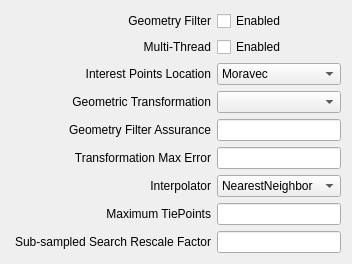
                <widget class="QWidget" name="tab_4">
                 <attribute name="title">
                  <string>General</string>
                 </attribute>
                 <layout class="QGridLayout" name="gridLayout_13">
                  <item row="0" column="0">
                   <layout class="QHBoxLayout" name="horizontalLayout_3">
                    <item>
                     <widget class="QLabel" name="label_2">
                      <property name="minimumSize">
                       <size>
                        <width>200</width>
                        <height>0</height>
                       </size>
                      </property>
                      <property name="maximumSize">
                       <size>
                        <width>200</width>
                        <height>16777215</height>
                       </size>
                      </property>
                      <property name="toolTip">
                       <string>Enable/disable the geometry filter/outliers remotion</string>
                      </property>
                      <property name="text">
                       <string>Geometry Filter</string>
                      </property>
                      <property name="alignment">
                       <set>Qt::AlignRight|Qt::AlignTrailing|Qt::AlignVCenter</set>
                      </property>
                     </widget>
                    </item>
                    <item>
                     <widget class="QCheckBox" name="m_enableGeometryFilterCheckBox">
                      <property name="toolTip">
                       <string>Enable/disable the geometry filter/outliers remotion</string>
                      </property>
                      <property name="text">
                       <string>Enabled</string>
                      </property>
                     </widget>
                    </item>
                   </layout>
                  </item>
                  <item row="1" column="0">
                   <layout class="QHBoxLayout" name="horizontalLayout_4">
                    <item>
                     <widget class="QLabel" name="label_3">
                      <property name="minimumSize">
                       <size>
                        <width>200</width>
                        <height>0</height>
                       </size>
                      </property>
                      <property name="maximumSize">
                       <size>
                        <width>200</width>
                        <height>16777215</height>
                       </size>
                      </property>
                      <property name="toolTip">
                       <string>Enable/Disable the use of multi-threads</string>
                      </property>
                      <property name="text">
                       <string>Multi-Thread</string>
                      </property>
                      <property name="alignment">
                       <set>Qt::AlignRight|Qt::AlignTrailing|Qt::AlignVCenter</set>
                      </property>
                     </widget>
                    </item>
                    <item>
                     <widget class="QCheckBox" name="m_enableMultiThreadCheckBox">
                      <property name="toolTip">
                       <string>Enable/Disable the use of multi-threads</string>
                      </property>
                      <property name="text">
                       <string>Enabled</string>
                      </property>
                     </widget>
                    </item>
                   </layout>
                  </item>
                  <item row="2" column="0">
                   <layout class="QHBoxLayout" name="horizontalLayout_9">
                    <item>
                     <widget class="QLabel" name="label_15">
                      <property name="minimumSize">
                       <size>
                        <width>200</width>
                        <height>0</height>
                       </size>
                      </property>
                      <property name="maximumSize">
                       <size>
                        <width>200</width>
                        <height>16777215</height>
                       </size>
                      </property>
                      <property name="text">
                       <string>Interest Points Location</string>
                      </property>
                      <property name="alignment">
                       <set>Qt::AlignRight|Qt::AlignTrailing|Qt::AlignVCenter</set>
                      </property>
                     </widget>
                    </item>
                    <item>
                     <widget class="QComboBox" name="m_interesPointsLocationStrategyComboBox">
                      <item>
                       <property name="text">
                        <string>Moravec</string>
                       </property>
                      </item>
                      <item>
                       <property name="text">
                        <string>Surf</string>
                       </property>
                      </item>
                     </widget>
                    </item>
                   </layout>
                  </item>
                  <item row="3" column="0">
                   <layout class="QHBoxLayout" name="horizontalLayout_8">
                    <item>
                     <widget class="QLabel" name="label_16">
                      <property name="minimumSize">
                       <size>
                        <width>200</width>
                        <height>0</height>
                       </size>
                      </property>
                      <property name="maximumSize">
                       <size>
                        <width>200</width>
                        <height>16777215</height>
                       </size>
                      </property>
                      <property name="text">
                       <string>Geometric Transformation</string>
                      </property>
                      <property name="alignment">
                       <set>Qt::AlignRight|Qt::AlignTrailing|Qt::AlignVCenter</set>
                      </property>
                     </widget>
                    </item>
                    <item>
                     <widget class="QComboBox" name="m_geomTransfNameComboBox"/>
                    </item>
                   </layout>
                  </item>
                  <item row="4" column="0">
                   <layout class="QHBoxLayout" name="horizontalLayout_6">
                    <item>
                     <widget class="QLabel" name="label_5">
                      <property name="minimumSize">
                       <size>
                        <width>200</width>
                        <height>0</height>
                       </size>
                      </property>
                      <property name="maximumSize">
                       <size>
                        <width>200</width>
                        <height>16777215</height>
                       </size>
                      </property>
                      <property name="toolTip">
                       <string>Geometry assurance (the error-free selection percent assurance) - valid range (0-1) - Use 0-zero to let this number be automatically found.</string>
                      </property>
                      <property name="text">
                       <string>Geometry Filter Assurance</string>
                      </property>
                      <property name="alignment">
                       <set>Qt::AlignRight|Qt::AlignTrailing|Qt::AlignVCenter</set>
                      </property>
                     </widget>
                    </item>
                    <item>
                     <widget class="QLineEdit" name="m_geometryFilterAssuranceLineEdit">
                      <property name="toolTip">
                       <string>Geometry assurance (the error-free selection percent assurance) - valid range (0-1) - Use 0-zero to let this number be automatically found.</string>
                      </property>
                     </widget>
                    </item>
                   </layout>
                  </item>
                  <item row="5" column="0">
                   <layout class="QHBoxLayout" name="horizontalLayout_7">
                    <item>
                     <widget class="QLabel" name="label_17">
                      <property name="minimumSize">
                       <size>
                        <width>200</width>
                        <height>0</height>
                       </size>
                      </property>
                      <property name="maximumSize">
                       <size>
                        <width>200</width>
                        <height>16777215</height>
                       </size>
                      </property>
                      <property name="toolTip">
                       <string>The maximum allowed transformation error (pixel units)</string>
                      </property>
                      <property name="text">
                       <string>Transformation Max Error</string>
                      </property>
                      <property name="alignment">
                       <set>Qt::AlignRight|Qt::AlignTrailing|Qt::AlignVCenter</set>
                      </property>
                     </widget>
                    </item>
                    <item>
                     <widget class="QLineEdit" name="m_geomTransfMaxErrorLineEdit">
                      <property name="toolTip">
                       <string>The maximum allowed transformation error (pixel units)</string>
                      </property>
                     </widget>
                    </item>
                   </layout>
                  </item>
                  <item row="6" column="0">
                   <layout class="QHBoxLayout" name="horizontalLayout_10">
                    <item>
                     <widget class="QLabel" name="label_18">
                      <property name="minimumSize">
                       <size>
                        <width>200</width>
                        <height>0</height>
                       </size>
                      </property>
                      <property name="maximumSize">
                       <size>
                        <width>200</width>
                        <height>16777215</height>
                       </size>
                      </property>
                      <property name="toolTip">
                       <string>The raster interpolator method</string>
                      </property>
                      <property name="text">
                       <string>Interpolator</string>
                      </property>
                      <property name="alignment">
                       <set>Qt::AlignRight|Qt::AlignTrailing|Qt::AlignVCenter</set>
                      </property>
                     </widget>
                    </item>
                    <item>
                     <widget class="QComboBox" name="m_interpMethodComboBox">
                      <property name="toolTip">
                       <string>The raster interpolator method</string>
                      </property>
                      <item>
                       <property name="text">
                        <string>NearestNeighbor</string>
                       </property>
                      </item>
                      <item>
                       <property name="text">
                        <string>Bilinear</string>
                       </property>
                      </item>
                      <item>
                       <property name="text">
                        <string>Bicubic</string>
                       </property>
                      </item>
                     </widget>
                    </item>
                   </layout>
                  </item>
                  <item row="7" column="0">
                   <layout class="QHBoxLayout" name="horizontalLayout_12">
                    <item>
                     <widget class="QLabel" name="label_19">
                      <property name="minimumSize">
                       <size>
                        <width>200</width>
                        <height>0</height>
                       </size>
                      </property>
                      <property name="maximumSize">
                       <size>
                        <width>200</width>
                        <height>16777215</height>
                       </size>
                      </property>
                      <property name="toolTip">
                       <string>The maximum number of tie-points to generate (0 - Automatically found)</string>
                      </property>
                      <property name="text">
                       <string>Maximum TiePoints</string>
                      </property>
                      <property name="alignment">
                       <set>Qt::AlignRight|Qt::AlignTrailing|Qt::AlignVCenter</set>
                      </property>
                     </widget>
                    </item>
                    <item>
                     <widget class="QLineEdit" name="m_maxTiePointsLineEdit">
                      <property name="toolTip">
                       <string>The maximum number of tie-points to generate (0 - Automatically found)</string>
                      </property>
                     </widget>
                    </item>
                   </layout>
                  </item>
                  <item row="8" column="0">
                   <layout class="QHBoxLayout" name="horizontalLayout_17">
                    <item>
                     <widget class="QLabel" name="label_30">
                      <property name="minimumSize">
                       <size>
                        <width>200</width>
                        <height>0</height>
                       </size>
                      </property>
                      <property name="maximumSize">
                       <size>
                        <width>200</width>
                        <height>16777215</height>
                       </size>
                      </property>
                      <property name="toolTip">
                       <string>The maximum number of tie-points to generate (0 - Automatically found)</string>
                      </property>
                      <property name="text">
                       <string>Sub-sampled Search Rescale Factor</string>
                      </property>
                      <property name="alignment">
                       <set>Qt::AlignRight|Qt::AlignTrailing|Qt::AlignVCenter</set>
                      </property>
                     </widget>
                    </item>
                    <item>
                     <widget class="QLineEdit" name="m_rescaleFactorLineEdit">
                      <property name="toolTip">
                       <string>Sub-sampled optimization tie-points search rescale factor ( 1 - subsample optimization disabled, valid range: non-zero positive values)</string>
                      </property>
                     </widget>
                    </item>
                   </layout>
                  </item>
                 </layout>
                </widget>
